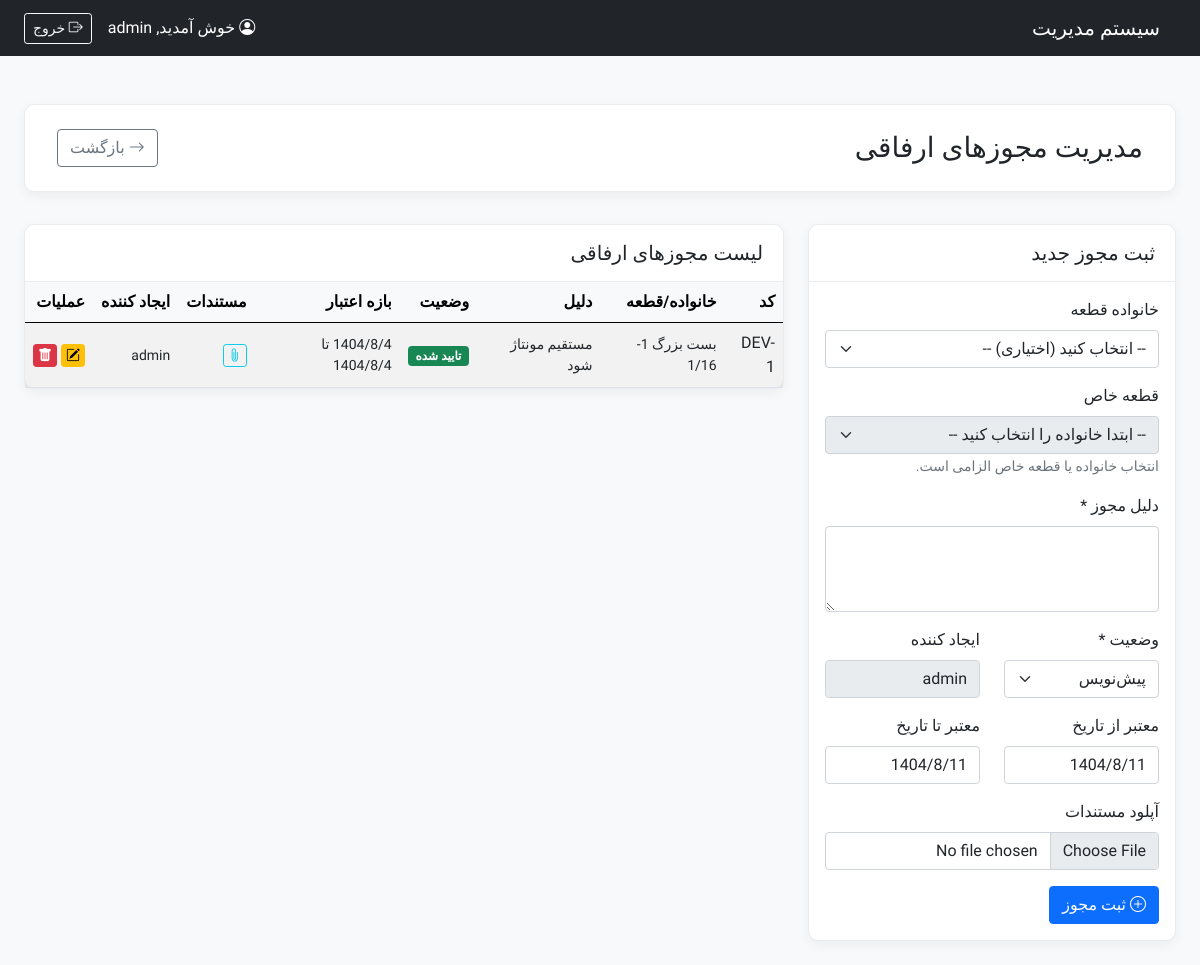
The page /modules/Quality/deviations.php (signed in) on the database its author committed.
### tables this page shows
CREATE TABLE `tbl_quality_deviations` (
  `DeviationID` int(11) NOT NULL,
  `DeviationCode` varchar(50) DEFAULT NULL,
  `FamilyID` int(11) DEFAULT NULL COMMENT 'FK to tbl_part_families (اختیاری)',
  `PartID` int(11) DEFAULT NULL COMMENT 'FK to tbl_parts (اختیاری)',
  `Reason` text NOT NULL COMMENT 'دلیل صدور مجوز ارفاقی',
  `Status` enum('Draft','Approved','Expired') NOT NULL DEFAULT 'Draft' COMMENT 'وضعیت مجوز',
  `ValidFrom` date DEFAULT NULL COMMENT 'تاریخ شروع اعتبار',
  `ValidTo` date DEFAULT NULL COMMENT 'تاریخ پایان اعتبار',
  `DocumentationLink` varchar(512) DEFAULT NULL COMMENT 'مسیر فایل مستندات بارگذاری شده',
  `CreatedBy` int(11) DEFAULT NULL COMMENT 'FK to tbl_users - ID کاربر ایجاد کننده',
  `CreatedAt` timestamp NOT NULL DEFAULT current_timestamp() COMMENT 'زمان ایجاد رکورد',
  `UpdatedAt` timestamp NOT NULL DEFAULT current_timestamp() ON UPDATE current_timestamp() COMMENT 'زمان آخرین بروزرسانی'
);

CREATE TABLE `tbl_parts` (
  `PartID` int(11) NOT NULL,
  `PartCode` varchar(50) NOT NULL,
  `PartName` varchar(150) NOT NULL,
  `Description` text DEFAULT NULL,
  `FamilyID` int(11) DEFAULT NULL,
  `SizeID` int(11) DEFAULT NULL COMMENT 'FK to tbl_part_sizes',
  `BarrelWeight_Solo_KG` decimal(10,2) DEFAULT NULL COMMENT 'ظرفیت بارل (کیلوگرم) اگر قطعه تنها باشد'
);

CREATE TABLE `tbl_users` (
  `UserID` int(11) NOT NULL,
  `Username` varchar(50) NOT NULL,
  `PasswordHash` varchar(255) NOT NULL,
  `EmployeeID` int(11) NOT NULL,
  `RoleID` int(11) NOT NULL
);

### config/functions.php (called while the page is built, shortened)
<?php
if (!function_exists('jdf_gregorian_to_jalali')) {
    require_once __DIR__ . '/../lib/jdf.php';
}
function to_jalali($gregorian_date) {
    if (empty($gregorian_date) || $gregorian_date == '0000-00-00 00:00:00' || $gregorian_date == '0000-00-00') {
        return '';
    }
    $datetime_parts = explode(' ', $gregorian_date);
    $date_part = $datetime_parts[0];
    $parts = explode('-', $date_part);
    if (count($parts) === 3 && is_numeric($parts[0]) && is_numeric($parts[1]) && is_numeric($parts[2])) {
        list($g_y, $g_m, $g_d) = $parts;
         if ($g_y > 0) {
            return jdf_gregorian_to_jalali($g_y, $g_m, $g_d, '/');
        }
    }
    return '';
}
?>

### config/crud_helpers.php (called while the page is built, shortened)
<?php
function find_all(PDO $pdo, string $sql, array $params = []): array
{
    try {
        $stmt = $pdo->prepare($sql);
        $stmt->execute($params);
        return $stmt->fetchAll(PDO::FETCH_ASSOC);
    } catch (PDOException $e) {
        error_log("Error in find_all: " . $e->getMessage() . " | SQL: " . $sql . " | Params: " . print_r($params, true));
        return [];
    }
}
?>

### lib/jdf.php (called while the page is built, shortened)
<?php
function jdf_div($a,$b)
{
	return (int) ($a / $b);
}
function jdf_gregorian_to_jalali($g_y, $g_m, $g_d, $mod='')
{
	$g_days_in_month = array(31, 28, 31, 30, 31, 30, 31, 31, 30, 31, 30, 31);
	$j_days_in_month = array(31, 31, 31, 31, 31, 31, 30, 30, 30, 30, 30, 29);
	$gy = $g_y-1600;
	$gm = $g_m-1;
	$gd = $g_d-1;
	$g_day_no = 365*$gy+jdf_div($gy+3,4)-jdf_div($gy+99,100)+jdf_div($gy+399,400);
	for ($i=0; $i < $gm; ++$i)
		$g_day_no += $g_days_in_month[$i];
	$g_day_no += $gd;
	$j_day_no = $g_day_no-79;
	$j_np = jdf_div($j_day_no, 12053);
	$j_day_no = $j_day_no % 12053;
	$jy = 979+33*$j_np+4*jdf_div($j_day_no,1461);
	$j_day_no %= 1461;
	if ($j_day_no >= 366)
	{
		$jy += jdf_div($j_day_no-1, 365);
		$j_day_no = ($j_day_no-1)%365;
	}
	for ($i = 0; $i < 11 && $j_day_no >= $j_days_in_month[$i]; ++$i)
		$j_day_no -= $j_days_in_month[$i];
	$jm = $i+1;
	$jd = $j_day_no+1;
	return ($mod=='')?array($jy,$jm,$jd):$jy.$mod.$jm.$mod.$jd;
}
?>

### modules/Quality/deviations.php (the view, shortened to what this page needs)
<?php
require_once __DIR__ . '/../../config/init.php';
$can_manage = true;
$editMode = false;
$itemToEdit = null;
$items_query = "
    SELECT qd.*, pf.FamilyName, p.PartName, u.Username as CreatorName
    FROM " . TABLE_NAME . " qd
    LEFT JOIN tbl_part_families pf ON qd.FamilyID = pf.FamilyID
    LEFT JOIN tbl_parts p ON qd.PartID = p.PartID
    LEFT JOIN tbl_users u ON qd.CreatedBy = u.UserID
    ORDER BY qd.DeviationID DESC";
$items = find_all($pdo, $items_query);
$status_options = ['Draft' => 'پیش‌نویس', 'Approved' => 'تایید شده', 'Expired' => 'منقضی شده'];
$pageTitle = "مدیریت مجوزهای ارفاقی";
include __DIR__ . '/../../templates/header.php';
?>
<div class="page-header d-flex justify-content-between align-items-center">
    <h1 class="h3 mb-0"><?php echo $pageTitle; ?></h1>
    <a href="<?php echo BASE_URL; ?>modules/quality/index.php" class="btn btn-outline-secondary"><i class="bi bi-arrow-right"></i> بازگشت</a>
</div>
<div class="row">
    <?php if ($can_manage): ?>
    <div class="col-lg-4">
        <div class="card content-card">
            <div class="card-header"><h5 class="mb-0"><?php echo $editMode ? 'ویرایش مجوز' : 'ثبت مجوز جدید'; ?></h5></div>
            <div class="card-body">
                <form method="POST" action="deviations.php" enctype="multipart/form-data">
                    <div class="mb-3">
                        <label for="family_id" class="form-label">خانواده قطعه</label>
                        <select class="form-select" id="family_id" name="family_id">
                            <option value="">-- انتخاب کنید (اختیاری) --</option>
                        </select>
                    </div>
                    <div class="mb-3">
                        <label for="part_id" class="form-label">قطعه خاص</label>
                        <select class="form-select" id="part_id" name="part_id" <?php echo ($editMode && $itemToEdit['FamilyID']) ? '' : 'disabled'; ?>>
                            <option value="">-- ابتدا خانواده را انتخاب کنید --</option>
                        </select>
                         <small class="form-text text-muted">انتخاب خانواده یا قطعه خاص الزامی است.</small>
                    </div>
                    <div class="mb-3">
                        <label for="reason" class="form-label">دلیل مجوز *</label>
                        <textarea class="form-control" id="reason" name="reason" rows="3" required><?php echo htmlspecialchars($itemToEdit['Reason'] ?? ''); ?></textarea>
                    </div>
                     <div class="row">
                        <div class="col-md-6 mb-3">
                            <label for="status" class="form-label">وضعیت *</label>
                            <select class="form-select" id="status" name="status" required>
                                <?php foreach ($status_options as $key => $label): ?>
                                    <option value="<?php echo $key; ?>" <?php echo (isset($itemToEdit['Status']) && $itemToEdit['Status'] == $key) ? 'selected' : ''; ?>>
                                        <?php echo $label; ?>
                                    </option>
                                <?php endforeach; ?>
                            </select>
                        </div>
                         <div class="col-md-6 mb-3">
                             <label for="created_by" class="form-label">ایجاد کننده</label>
                             <input type="text" class="form-control" id="created_by" value="<?php echo htmlspecialchars($editMode ? ($itemToEdit['CreatorName'] ?? '-') : $_SESSION['username']); ?>" disabled>
                        </div>
                    </div>
                     <div class="row">
                        <div class="col-md-6 mb-3">
                            <label for="valid_from" class="form-label">معتبر از تاریخ</label>
                            <input type="text" class="form-control persian-date" id="valid_from" name="valid_from" value="<?php echo to_jalali($itemToEdit['ValidFrom'] ?? ''); ?>" autocomplete="off">
                        </div>
                        <div class="col-md-6 mb-3">
                            <label for="valid_to" class="form-label">معتبر تا تاریخ</label>
                            <input type="text" class="form-control persian-date" id="valid_to" name="valid_to" value="<?php echo to_jalali($itemToEdit['ValidTo'] ?? ''); ?>" autocomplete="off">
                        </div>
                    </div>
                    <div class="mb-3">
                        <label for="doc_file" class="form-label">آپلود مستندات</label>
                        <input class="form-control" type="file" id="doc_file" name="doc_file">
                    </div>
                    <button type="submit" class="btn <?php echo $editMode ? 'btn-success' : 'btn-primary'; ?>">
                        <i class="bi <?php echo $editMode ? 'bi-check2-circle' : 'bi-plus-circle'; ?>"></i>
                        <?php echo $editMode ? 'بروزرسانی' : 'ثبت مجوز'; ?>
                    </button>
                </form>
            </div>
        </div>
    </div>
    <?php endif; ?>
    <div class="<?php echo $can_manage ? 'col-lg-8' : 'col-lg-12'; ?>">
        <div class="card content-card">
            <div class="card-header"><h5 class="mb-0">لیست مجوزهای ارفاقی</h5></div>
            <div class="card-body p-0">
                <div class="table-responsive">
                    <table class="table table-striped table-hover table-sm mb-0">
                        <thead>
                            <tr>
                                <th class="p-2">کد</th>
                                <th class="p-2">خانواده/قطعه</th>
                                <th class="p-2">دلیل</th>
                                <th class="p-2">وضعیت</th>
                                <th class="p-2">بازه اعتبار</th>
                                <th class="p-2">مستندات</th>
                                <th class="p-2">ایجاد کننده</th>
                                <?php if ($can_manage): ?><th class="p-2">عملیات</th><?php endif; ?>
                            </tr>
                        </thead>
                        <tbody>
                            <?php foreach ($items as $item): ?>
                            <tr>
                                <td class="p-2"><?php echo htmlspecialchars($item['DeviationCode']); ?></td>
                                <td class="p-2 small"><?php echo htmlspecialchars($item['PartName'] ?: ($item['FamilyName'] ?: '-')); ?></td>
                                <td class="p-2 small"><?php echo htmlspecialchars(mb_substr($item['Reason'], 0, 50)) . (mb_strlen($item['Reason']) > 50 ? '...' : ''); ?></td>
                                <td class="p-2">
                                    <?php
                                        $status_label = $status_options[$item['Status']] ?? $item['Status'];
                                        $status_class = '';
                                        switch ($item['Status']) {
                                            case 'Approved': $status_class = 'bg-success'; break;
                                        }
                                        echo "<span class='badge {$status_class}'>{$status_label}</span>";
                                    ?>
                                </td>
                                <td class="p-2 small"><?php echo to_jalali($item['ValidFrom']); ?> تا <?php echo to_jalali($item['ValidTo']); ?></td>
                                <td class="p-2">
                                    <?php if (!empty($item['DocumentationLink'])): ?>
                                        <a href="<?php echo BASE_URL . htmlspecialchars($item['DocumentationLink']); ?>" target="_blank" class="btn btn-outline-info btn-sm py-0 px-1" title="<?php echo htmlspecialchars(basename($item['DocumentationLink'])); ?>">
                                            <i class="bi bi-paperclip"></i>
                                        </a>
                                    <?php else: ?>
                                        -
                                    <?php endif; ?>
                                </td>
                                <td class="p-2 small"><?php echo htmlspecialchars($item['CreatorName'] ?? '-'); ?></td>
                                <?php if ($can_manage): ?>
                                <td class="p-2 text-nowrap">
                                    <a href="?edit_id=<?php echo $item[PRIMARY_KEY]; ?>" class="btn btn-warning btn-sm py-0 px-1" title="ویرایش"><i class="bi bi-pencil-square"></i></a>
                                    <button type="button" class="btn btn-danger btn-sm py-0 px-1" data-bs-toggle="modal" data-bs-target="#deleteModal<?php echo $item[PRIMARY_KEY]; ?>" title="حذف"><i class="bi bi-trash-fill"></i></button>
                                </td>
                                <?php endif; ?>
                            </tr>
                            <?php endforeach; ?>
                        </tbody>
                    </table>
                </div>
            </div>
        </div>
    </div>
</div>
<?php include __DIR__ . '/../../templates/footer.php'; ?>

### assets/css/style.css (style rules this page uses)
body { font-family: 'Vazirmatn', sans-serif; background-color: #f4f7f9; }
.page-header { background-color: #ffffff; padding: 1.5rem 2rem; border-radius: 10px; margin-bottom: 2rem; box-shadow: 0 4px 12px rgba(0,0,0,0.05); border: 1px solid #e9ecef; }
.content-card { border: 1px solid #e9ecef; border-radius: 10px; box-shadow: 0 4px 12px rgba(0,0,0,0.05); background-color: #ffffff; }
.content-card .card-header { background-color: transparent; border-bottom: 1px solid #e9ecef; font-weight: 600; font-size: 1.1rem; padding: 1rem 1.25rem; }
.table th { font-weight: 600; white-space: nowrap; background-color: #f8f9fa; }
.table td { vertical-align: middle; }

### rows shown on the page
tbl_quality_deviations: DeviationCode "DEV-1", PartID.PartName "بست بزرگ 1-1/16", Reason "مستقیم مونتاژ شود", Status "تایید شده", ValidTo "1404/8/4", CreatedBy.Username "admin"

### other values the page prints
$_SESSION['username'] "admin"
$pageTitle "مدیریت مجوزهای ارفاقی"
form field status "پیش‌نویس"
